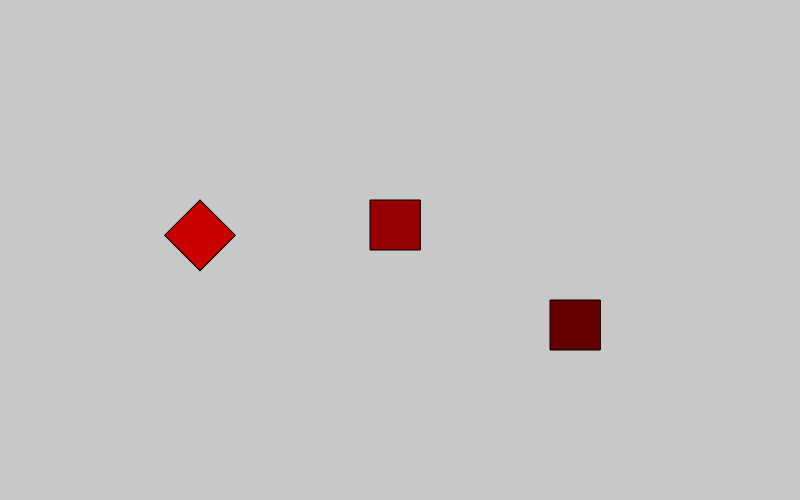
Frame 1 (no input)
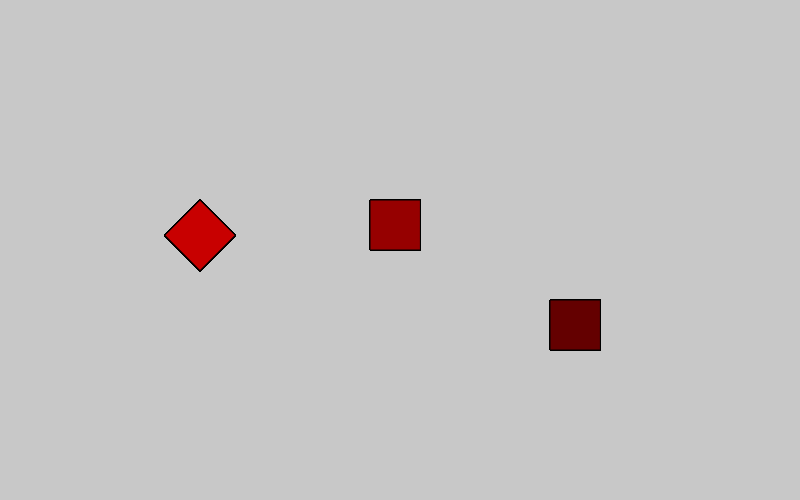
Frame 60 (no input)
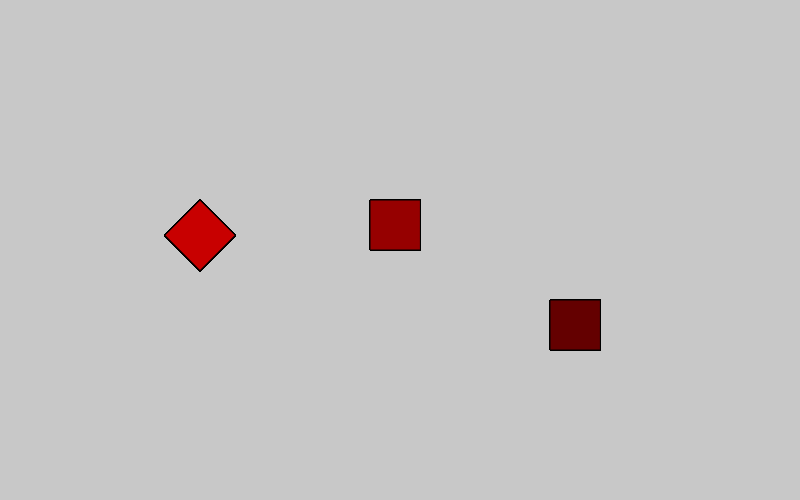
Frame 120 (the mouse pressed at the canvas centre since frame 60)

The p5.js sketch that drew these frames (run headless with seeded random() and noise() and a simulated clock; from frame 60 on, the mouse is pressed at the canvas centre):

// p5.js sketch
// ── sketch.js
function setup() {

	createCanvas(800,500);
	background(200);

  // put setup code here
}

function draw() {

	push();
	translate(200,200);
	rotate(PI/4);
	//diamond shape
	fill(200,0,0);
	rect(0,0,50,50);
	pop();

	push();
	translate(420,250);
	rotate(PI);
	fill(150,0,0);
	rect(0,0,50,50);
	pop();

	push();
	translate(600,350);
	//translate down more›
	rotate(PI);
	fill(100,0,0);
	rect(0,0,50,50);
	pop();

  // put drawing code here
}
